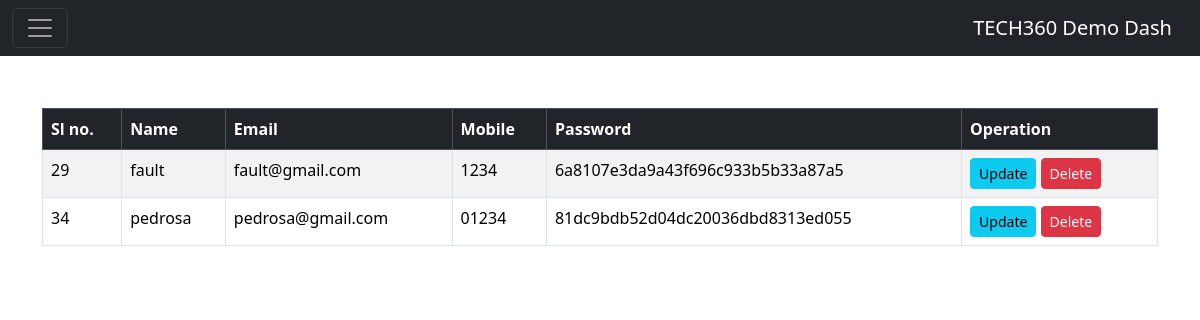
Screenshot of /display.php with the database file from the repository.
### tables this page shows
CREATE TABLE `crud` (
  `id` int(11) NOT NULL,
  `name` varchar(255) NOT NULL,
  `email` varchar(50) NOT NULL,
  `mobile` varchar(11) NOT NULL,
  `password` varchar(500) NOT NULL,
  `user_type` varchar(20) NOT NULL
);

### display.php (the view, shortened to what this page needs)
<?php
include 'config.php';
?>
<!DOCTYPE html>
<html lang="en">
<head>
    <link rel="stylesheet" href="https://cdn.jsdelivr.net/npm/bootstrap@5.3.2/dist/css/bootstrap.min.css">
</head>
<body>
    <?php include 'index.php'; ?>
    <div class="container mt-5">
        <div class="table-responsive mt-20">
            <table class="table table-bordered table-striped">
                <thead class="table-dark">
                    <tr>
                        <th scope="col">Sl no.</th>
                        <th scope="col">Name</th>
                        <th scope="col">Email</th>
                        <th scope="col">Mobile</th>
                        <th scope="col">Password</th>
                        <th scope="col">Operation</th>
                    </tr>
                </thead>
                <tbody>
                    <?php
                    $sql = "SELECT * FROM crud";
                    $result = mysqli_query($conn, $sql);
                    if ($result && mysqli_num_rows($result) > 0) {
                        while ($row = mysqli_fetch_assoc($result)) {
                            $id = $row['id'];
                            $name = $row['name'];
                            $email = $row['email'];
                            $mobile = $row['mobile'];
                            $password = $row['password'];
                            echo "<tr>";
                            echo "<td>$id</td>";
                            echo "<td>$name</td>";
                            echo "<td>$email</td>";
                            echo "<td>$mobile</td>";
                            echo "<td>$password</td>";
                            echo '<td>
                                    <a href="update.php?updateid=' . $id . '" class="btn btn-info btn-sm">Update</a>
                                    <a href="delete.php?deleteid=' . $id . '" class="btn btn-danger btn-sm">Delete</a>
                                  </td>';
                            echo "</tr>";
                        }
                    } else {
                        echo "<tr><td colspan='6'>No records found</td></tr>";
                    }
                    ?>
                </tbody>
            </table>
        </div>
    </div>
</body>
</html>

### display.php (style rules this page uses)
.mt-20 { margin-top: 60px; }

### rows the page displays
crud: id "29", name "fault", email "fault@gmail.com", mobile "1234", password "6a8107e3da9a43f696c933b5b33a87a5"
crud: id "34", name "pedrosa", email "pedrosa@gmail.com", mobile "01234", password "81dc9bdb52d04dc20036dbd8313ed055"
